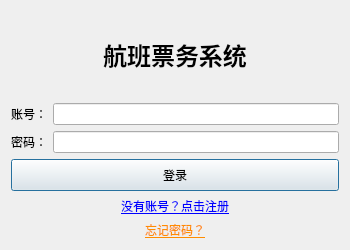
<?xml version="1.0" encoding="UTF-8"?>
<ui version="4.0">
 <class>LoginDialog</class>
 <widget class="QDialog" name="LoginDialog">
  <property name="geometry">
   <rect>
    <x>100</x>
    <y>100</y>
    <width>350</width>
    <height>250</height>
   </rect>
  </property>
  <property name="windowTitle">
   <string>登录</string>
  </property>
  <layout class="QVBoxLayout" name="verticalLayout" stretch="0,0,0,0,1">
   <item>
    <spacer name="verticalSpacer_2">
     <property name="orientation">
      <enum>Qt::Vertical</enum>
     </property>
     <property name="sizeHint" stdset="0">
      <size>
       <width>20</width>
       <height>20</height>
      </size>
     </property>
    </spacer>
   </item>
   <item>
    <widget class="QLabel" name="titleLabel">
     <property name="text">
      <string>航班票务系统</string>
     </property>
     <property name="alignment">
      <set>Qt::AlignCenter</set>
     </property>
     <property name="styleSheet">
      <string notr="true">font-size: 18pt; font-weight: bold;</string>
     </property>
    </widget>
   </item>
   <item>
    <spacer name="verticalSpacer">
     <property name="orientation">
      <enum>Qt::Vertical</enum>
     </property>
     <property name="sizeHint" stdset="0">
      <size>
       <width>20</width>
       <height>20</height>
      </size>
     </property>
    </spacer>
   </item>
   <item>
    <layout class="QFormLayout" name="formLayout">
     <item row="0" column="0">
      <widget class="QLabel" name="accountLabel">
       <property name="text">
        <string>账号：</string>
       </property>
      </widget>
     </item>
     <item row="0" column="1">
      <widget class="QLineEdit" name="accountEdit"/>
     </item>
     <item row="1" column="0">
      <widget class="QLabel" name="passwordLabel">
       <property name="text">
        <string>密码：</string>
       </property>
      </widget>
     </item>
     <item row="1" column="1">
      <widget class="QLineEdit" name="passwordEdit">
       <property name="echoMode">
        <enum>QLineEdit::Password</enum>
       </property>
      </widget>
     </item>
    </layout>
   </item>
   <item>
    <layout class="QVBoxLayout" name="verticalLayout_2">
     <item>
      <widget class="QPushButton" name="loginButton">
       <property name="text">
        <string>登录</string>
       </property>
       <property name="styleSheet">
        <string notr="true">padding: 6px;</string>
       </property>
      </widget>
     </item>
     <item>
      <widget class="QPushButton" name="registerLink">
       <property name="text">
        <string>没有账号？点击注册</string>
       </property>
       <property name="styleSheet">
        <string notr="true">color: rgb(0, 0, 255); text-decoration: underline; background-color: transparent; border: none;</string>
       </property>
      </widget>
     </item>
     <item>
      <widget class="QPushButton" name="forgotPasswordLink">
       <property name="text">
        <string>忘记密码？</string>
       </property>
       <property name="styleSheet">
        <string notr="true">color: rgb(255, 140, 0); text-decoration: underline; background-color: transparent; border: none;</string>
       </property>
      </widget>
     </item>
    </layout>
   </item>
  </layout>
 </widget>
 <resources/>
 <connections/>
</ui>
